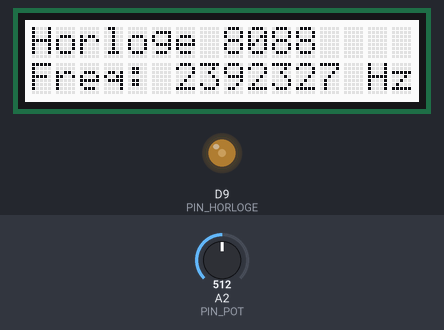
A program run on a simulated Arduino Uno R4 WiFi. Parts: 16×2 character LCD, output pins drawn as LEDs (lit = HIGH). The test bench sets the inputs (shaded band); at power-on: A2 (PIN_POT) = 512. What the program prints to the serial monitor is not drawn.

Above: at 2.2 s.
2.3 s: A2 (PIN_POT) set to 716
At 3.4 s:
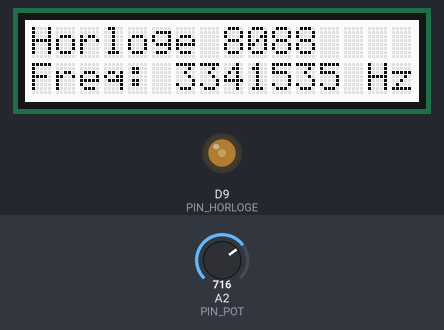
3.8 s: A2 (PIN_POT) set to 900
At 4.5 s:
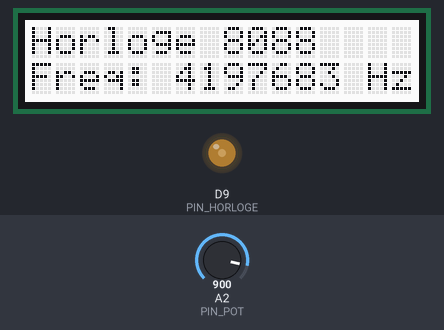
5.3 s: A2 (PIN_POT) set to 1023
At 5.7 s:
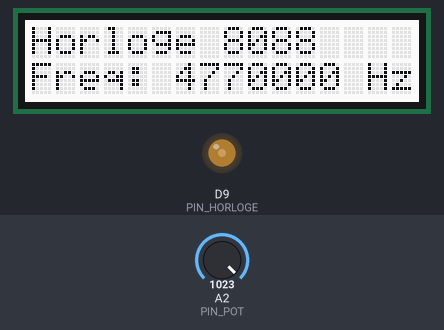
Timing chart, 0 to 8.3 s (numbered marks = the images above; inputs shaded):
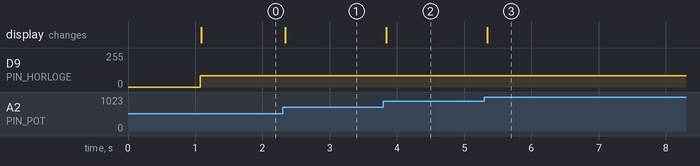

Measured:
- after the input at 2.3 s, the display: changes at once (image 1)
- after the input at 3.8 s, the display: changes at once (image 2)
- after the input at 5.3 s, the display: changes at once (image 3)

The program:

main.cpp
```cpp
/*
 * Arduino UNO R4 (Renesas RA4M1)
 * Projet : 8088 sur breadboard - version 2026
 * ------------------------------------------------------------------------------
 * Production d'une horloge sur D9, fréquence variable par potentiomètre sur A2,
 * avec un duty cycle fixe de 1/3 (33.33 %) - Nécessaire pour un 8088.
 * -------------------------------------------------------------------------------
 * - Potentiomètre lu sur A2
 * - Horloge générée sur D9 via PWM MATÉRIEL (timer GPT), duty cycle fixe = 1/3
 * - La fréquence dépend de la position du potentiomètre
 * - La fréquence demandée est affichée sur le moniteur série
*/
#include <Arduino.h>
#include "pwm.h"
#include "rgb_lcd.h"

const float FREQ_MIN_HZ = 10000.0f;     // pot au minimum
const float FREQ_MAX_HZ = 4770000.0f;  // pot au maximum -> 1 MHz, à ajuster

const uint32_t INTERVALLE_MAJ_MS = 50; // rythme de mise à jour (non critique)
const uint8_t PIN_HORLOGE = 9;   // D9
const uint8_t PIN_POT     = A2;  // potentiomètre

PwmOut pwm(PIN_HORLOGE);
rgb_lcd lcd;
void setup() {
  Serial.begin(115200);
  lcd.begin(16, 2 /*, LCD_5x8DOTS, Wire1*/);
  lcd.print("Horloge 8088");


  //period 50us = 20000hz; pulse 0 us = 0%
  // pwm.begin(1000000.0f, 33.0f);
  // Modifier le duty cycle
  // pwm.pulse_perc(50.0f);
  delay(1000);

}

void loop() {
  static uint32_t derniereMaj = 0;
  uint32_t maintenant = millis();
  static int valPot = 2;

  if ((uint32_t)(maintenant - derniereMaj) >= INTERVALLE_MAJ_MS) {
    derniereMaj = maintenant;
    // Pour ne pas reconfigurer le timer matériel à chaque lecture du potentiomètre,
    // on ne le fait que si la valeur a changé de plus de 2 unités (0..1023)
    if (abs(valPot - analogRead(PIN_POT)) >= 2) {
        valPot = analogRead(PIN_POT);   // 0 .. 1023

        // Position du pot -> fréquence cible, en Hz
        float freq_hz = FREQ_MIN_HZ +
                        (FREQ_MAX_HZ - FREQ_MIN_HZ) * ((float)valPot / 1023.0f);

        // Reconfigure le timer matériel : période ET duty cycle sont recalculés
        // et appliqués par le GPT, sans intervention logicielle dans la boucle
        // de génération du signal.
        pwm.end();  // C'est nécessaire de faire un end() avant de refaire un begin() sinon j'obtiens: Fault on interrupt or bare metal(no OS) environment
        pwm.begin(freq_hz, 33.0f);

        Serial.print(F("Pot = "));
        Serial.print(valPot);
        Serial.print(F("  ->  Frequence demandee = "));
        Serial.print(freq_hz, 1);
        Serial.println(F(" Hz (duty cycle = 33.33 %)"));
        lcd.setCursor(0, 1);
        lcd.print("Freq: ");
        lcd.print(freq_hz, 0);
        lcd.print(" Hz  ");
      }
  }

}

/*
 * Arduino UNO R4 Minima (Renesas RA4M1)
 * ---------------------------------------------------------------
 * - Potentiomètre lu sur A2
 * - Horloge générée sur D9 via PWM MATÉRIEL (timer GPT), duty cycle fixe = 1/3
 * - La fréquence dépend de la position du potentiomètre
 * - La fréquence demandée est affichée sur le moniteur série
 *
 * Pourquoi le PWM matériel plutôt que du bit-banging logiciel :
 * la classe PwmOut configure un timer GPT du RA4M1 pour qu'il pilote la
 * broche tout seul, en silicium, via ses registres de période et de
 * comparaison. Le CPU ne participe plus du tout à la bascule du signal :
 * il n'y a donc plus aucun overhead logiciel (appels de fonction, boucles
 * d'attente, lecture ADC) qui pourrait venir déformer le duty cycle, quelle
 * que soit la fréquence. C'est à la fois plus précis ET plus rapide que
 * l'accès direct au port en boucle logicielle utilisé précédemment.
 *
 * Remarque : D8 n'est pas listé parmi les broches PWM "officiellement
 * supportées" de l'UNO R4 Minima (D3, D5, D6, D9, D10, D11 pour
 * analogWrite()), mais elle reste pilotable par un timer GPT via la classe
 * PwmOut de bas niveau utilisée ici. Si horloge.begin() renvoie false sur
 * votre carte, essayez une des broches officiellement supportées.
 */


 /*
const uint8_t PIN_HORLOGE = 9;   // D9
const uint8_t PIN_POT     = A2;  // potentiomètre

PwmOut horloge(PIN_HORLOGE);

const float DUTY_PERCENT = 100.0f / 3.0f; // exactement 1/3

// Plage de fréquences balayée par le potentiomètre.
// FREQ_MAX_HZ peut être poussée plus haut : essayez et vérifiez au
// scope/analyseur logique jusqu'où le duty cycle de 1/3 reste propre.
const float FREQ_MIN_HZ = 50.0f;       // pot au minimum
const float FREQ_MAX_HZ = 1000000.0f;  // pot au maximum -> 1 MHz, à ajuster

const uint32_t INTERVALLE_MAJ_MS = 50; // rythme de mise à jour (non critique)
uint32_t derniereMaj = 0;

void setup() {
  Serial.begin(115200);
  analogReadResolution(10); // 0..1023

  bool ok = horloge.begin(FREQ_MIN_HZ, DUTY_PERCENT);
  if (!ok) {
    Serial.println(F("Erreur : impossible de configurer le PWM materiel sur D8."));
    Serial.println(F("Essayez une broche PWM officiellement supportee (D3, D5, D6, D9, D10, D11)."));
  }
}

void loop() {
  uint32_t maintenant = millis();
  if ((uint32_t)(maintenant - derniereMaj) >= INTERVALLE_MAJ_MS) {
    derniereMaj = maintenant;

    int valPot = analogRead(PIN_POT); // 0 .. 1023

    // Position du pot -> fréquence cible, en Hz
    float freq_hz = FREQ_MIN_HZ +
                    (FREQ_MAX_HZ - FREQ_MIN_HZ) * ((float)valPot / 1023.0f);

    // Reconfigure le timer matériel : période ET duty cycle sont recalculés
    // et appliqués par le GPT, sans intervention logicielle dans la boucle
    // de génération du signal.
    horloge.begin(freq_hz, DUTY_PERCENT);

    Serial.print(F("Pot = "));
    Serial.print(valPot);
    Serial.print(F("  ->  Frequence demandee = "));
    Serial.print(freq_hz, 1);
    Serial.println(F(" Hz (duty cycle = 33.33 %)"));
  }
}

*/
```
